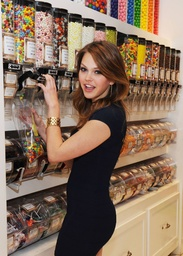
#> input picture other/ColorShift/at.jpg, 183 x 256 px, shrunk from 1917 x 2683 before the run
$ python blur.py at.jpg 5
#> lines starting #> are read from the running program, lines starting #| are printed output that depends on the picture
from PIL import Image
import math
import argparse
import colorsys
from collections import deque
import time

def main():
        parser = argparse.ArgumentParser(description="Fuck up an image")
        parser.add_argument('filename', type=str, help="File to fuck")
        parser.add_argument('iterations', type=int, help="Number of Interations to Complete");
        args = parser.parse_args()

        filename = args.filename
        iter = args.iterations

        input_image = Image.open(filename).convert()
#> input_image is the input picture: PIL image 183x256 RGB; mean R, G, B 134.5, 111.1, 92.5
        width, height = input_image.size
#> width = 183; height = 256

        # Init input pixel list, and modify it to only use appropriate colors
        input_pixels = input_image.load()
        output_image = Image.new(input_image.mode, input_image.size)
#> output_image: PIL image 183x256 RGB; every value is 0
        for z in range(iter):
                for x in range(width):
                        for y in range(height):
                                #a = input_pixels[x, y][0] / 255.0
                                #b = input_pixels[x, y][1] / 255.0
                                #c = input_pixels[x, y][2] / 255.0

                                avg = [0,0,0]
                                adj = 0
                                if y > 0:
                                        up = input_pixels[x,y-1]
                                        for i in range(0,3):
                                                avg[i] += up[i]
                                        adj+=1
                                if y < height-1:
                                        down = input_pixels[x,y+1]
                                        for i in range(0,3):
                                                avg[i] += down[i]
                                        adj+=1
                                if x > 0:
                                        left = input_pixels[x-1,y]
                                        for i in range(0,3):
                                                avg[i] += left[i]
                                        adj+=1
                                if x < width-1:
                                        right = input_pixels[x+1,y]
                                        for i in range(0,3):
                                                avg[i] += right[i]
                                        adj+=1
                                for i in range(0,3):
                                        avg[i] /= adj
                                        avg[i] = int(avg[i])
                                        if(abs(avg[i] - input_pixels[x,y][i]) >= 20):
                                                avg[i] = 255 - input_pixels[x,y][i];

                                input_pixels[x,y] = tuple(avg)
                print(z);
        for x in range(width):
                        for y in range(height):
                                xm = (x%2 == 0)
                                ym = (y%2 == 1)
                                temp = [];
                                temp.append(input_pixels[x,y][0])
                                temp.append(input_pixels[x,y][1])
                                temp.append(input_pixels[x,y][2])
                                if (xm & ym) & (~xm & ~ym):
                                                temp[0] = 255 - temp[0]
                                                temp[1] = 255 - temp[1]
                                                temp[2] = 255 - temp[2]
                                                input_pixels[x,y] = tuple(temp)

                                output_image.putpixel((x,y),(input_pixels[x,y][0], input_pixels[x,y][1], input_pixels[x,y][2]))
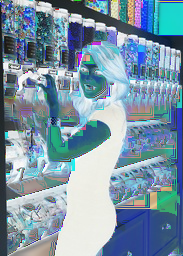
#> output_image: PIL image 183x256 RGB; mean R, G, B 123.3, 149.6, 166.5
        output_image.save(filename + '_output.png')
        output_image.show()

def get_adj_RGB(color, searched, order, color_size):
        cs = color_size - 1
        adj = []
        for channel in order:
                if color[channel] > 0:
                        c = color[:channel] + (color[channel]-1,) + color[channel+1:]
                        if c not in searched:
                                adj.append(c)
                if color[channel] < cs:
                        c = color[:channel] + (color[channel]+1,) + color[channel+1:]
                        if c not in searched:
                                adj.append(c)
        return adj
if __name__ == '__main__':
        main()

$ run again, on other/ColorShift/ats.jpg
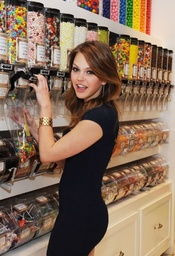
#> input picture other/ColorShift/ats.jpg, 175 x 256 px, shrunk from 350 x 512 before the run
#> in main, input_image is the input picture: PIL image 175x256 RGB; mean R, G, B 132, 108, 89
#> after the loop in main, `for x in range(width):`:
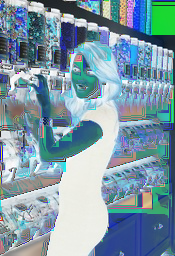
#> output_image: PIL image 175x256 RGB; mean R, G, B 126.5, 153.9, 167.1

$ run again, on other/ColorShift/idk.jpg
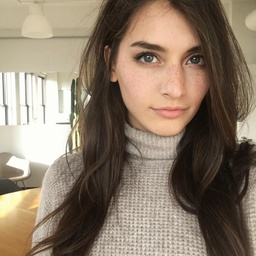
#> input picture other/ColorShift/idk.jpg, 256 x 256 px, shrunk from 1080 x 1080 before the run
#> in main, input_image is the input picture: PIL image 256x256 RGB; mean R, G, B 139.6, 123.1, 105.4
#> after the loop in main, `for x in range(width):`:
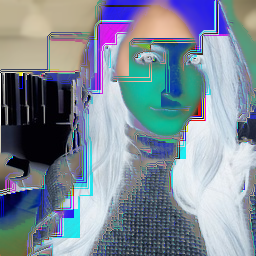
#> output_image: PIL image 256x256 RGB; mean R, G, B 126, 139.3, 152.9
